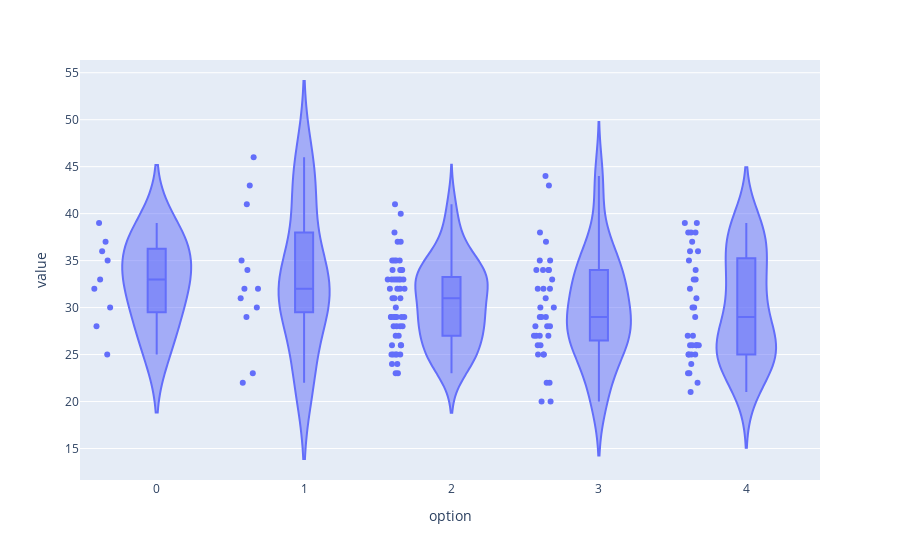

The notebook cell saved with this chart:
### Code cell
fig = px.violin(cups.history, y="value", x="option", box=True, points="all",
          hover_data=cups.history.columns)
fig.show()

### Figure 1 — Plotly figure (JSON) as saved in the notebook; plotly's stock layout.template omitted (floating-point values rounded to 4 significant figures; data arrays with more than 128 entries replaced by an {"elided": "..."} marker saying what was removed)
{"data": [{"alignmentgroup": "True", "box": {"visible": true}, "hovertemplate": "option=%{x}<br>value=%{y}<extra></extra>", "legendgroup": "", "marker": {"color": "#636efa"}, "name": "", "offsetgroup": "", "orientation": "v", "points": "all", "scalegroup": "True", "showlegend": false, "type": "violin", "x": {"elided": "143 int values"}, "x0": " ", "xaxis": "x", "y": {"elided": "143 int values"}, "y0": " ", "yaxis": "y"}], "layout": {"legend": {"tracegroupgap": 0}, "margin": {"t": 60}, "violinmode": "group", "xaxis": {"anchor": "y", "domain": [0, 1], "title": {"text": "option"}}, "yaxis": {"anchor": "x", "domain": [0, 1], "title": {"text": "value"}}}}
